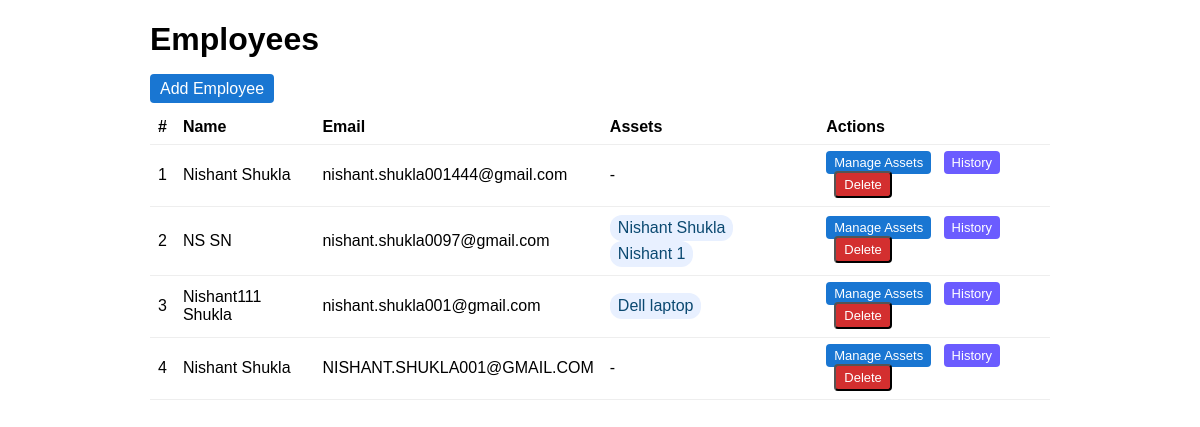
The app's page /employees/list/, older data.
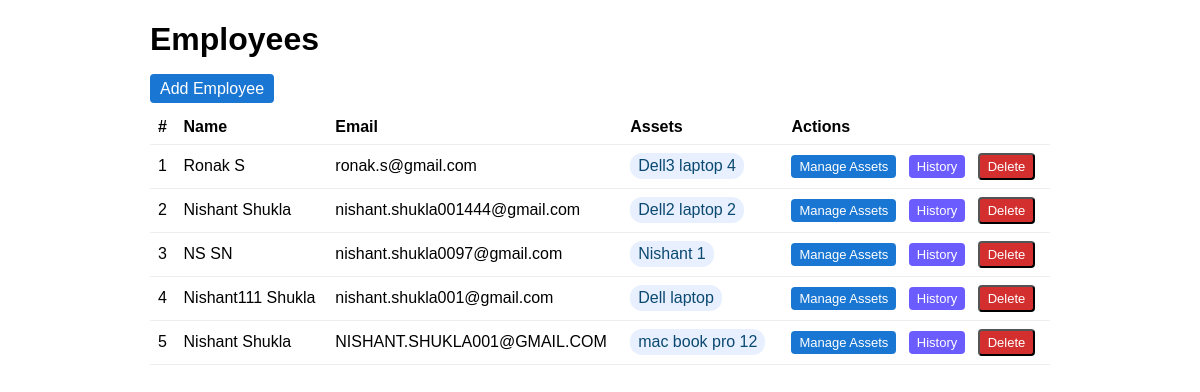
The same page, newer data.
### Employees/models.py (models this page shows, shortened)
class Employee(models.Model):
	first_name = models.CharField(max_length=80)
	last_name = models.CharField(max_length=80, blank=True)
	email = models.EmailField(unique=True)
	created_at = models.DateTimeField(auto_now_add=True)
	deleted_at = models.DateTimeField(null=True, blank=True)

### Assets/models.py (models this page shows, shortened)
class Asset(models.Model):
    asset_name = models.CharField(max_length=100)
    asset_description = models.TextField(blank=True)
    asset_purchase_date = models.DateField(null=True, blank=True)
    asset_value = models.DecimalField(max_digits=10, decimal_places=2, null=True, blank=True)
    asset_status = models.CharField(max_length=150, default='new')
    asset_id = models.IntegerField(unique=True)
    assigned_to = models.ForeignKey('Employees.Employee', null=True, blank=True, on_delete=models.SET_NULL, related_name='assets')
    created_at = models.DateTimeField(auto_now_add=True)
    updated_at = models.DateTimeField(auto_now=True)
    deleted_at = models.DateTimeField(null=True, blank=True)

### Employees/views.py (the view)
# urls.py: path('list/', views.list_employees, name='list_employees'),
def list_employees(request):
    permission_classes = [IsAuthenticated]
    print("Authenticated User:", request.user)
    print("User is authenticated:", request.user.is_authenticated)
    print(permission_classes)
    employees = Employee.objects.filter(deleted_at__isnull=True).order_by('-created_at')
    return render(request, 'Employees/list.html', {'employees': employees})

### AssetManagment/templates/Employees/list.html (shortened to what this page needs)
<!doctype html>
<html lang="en">
<head>
</head>
<body>
  <div class="container">
    <h1>Employees</h1>
    <a href="{% url 'create_employee' %}" class="btn">Add Employee</a>
    <table class="table" style="margin-top:12px">
      <thead>
        <tr><th>#</th><th>Name</th><th>Email</th><th>Assets</th><th>Actions</th></tr>
      </thead>
      <tbody>
        {% for emp in employees %}
        <tr id="emp-row-{{ emp.id }}">
          <td>{{ forloop.counter }}</td>
          <td>{{ emp.first_name }} {{ emp.last_name }}</td>
          <td>{{ emp.email }}</td>
          <td id="emp-assets-{{ emp.id }}">
            {% for asset in emp.assets.all %}
              <span class="badge">{{ asset.asset_name }}</span>
            {% empty %}
              -
            {% endfor %}
          </td>
          <td>
            <a href="{% url 'manage_assets' emp.id %}" class="btn small manage-btn">Manage Assets</a>
            <a href="{% url 'employee_history' emp.id %}" class="btn small" style="margin-left:8px;background:#6b5cff">History</a>
            <form method="post" action="{% url 'delete_employee' emp.id %}" style="display:inline;margin-left:8px">
              <button type="submit" class="btn small" style="background:#d32f2f">Delete</button>
            </form>
          </td>
        </tr>
        {% empty %}
        <tr><td colspan="5">No employees</td></tr>
        {% endfor %}
      </tbody>
    </table>
  </div>
</body>
</html>

### AssetManagment/templates/Employees/list.html (style rules this page uses)
body { font-family:Arial;margin:20px }
.container { max-width:900px;margin:0 auto }
.table { width:100%;border-collapse:collapse }
th,td { padding:8px;border-bottom:1px solid #eee;text-align:left }
.btn { padding:6px 10px;background:#1976d2;color:#fff;border-radius:4px;text-decoration:none }
.btn.small { padding:4px 8px;font-size:13px }
.badge { display:inline-block;padding:4px 8px;border-radius:12px;background:#e8f0ff;color:#0b4971;margin-right:6px }
.manage-btn { background:#1976d2 }

Row changes from the older to the newer data that the page shows:
added Employee: first_name "Ronak", last_name "S", email "ronak.s@gmail.com"
added Asset: asset_name "Dell3 laptop 4", shown under "Ronak"
changed Employee "nishant.shukla001444@gmail.com": gains Asset (asset_name "Dell2 laptop 2"); no longer shows "-"
changed Employee "NS": loses Asset (asset_name "Nishant Shukla")
changed Employee "NISHANT.SHUKLA001@GMAIL.COM": gains Asset (asset_name "mac book pro 12"); no longer shows "-"
